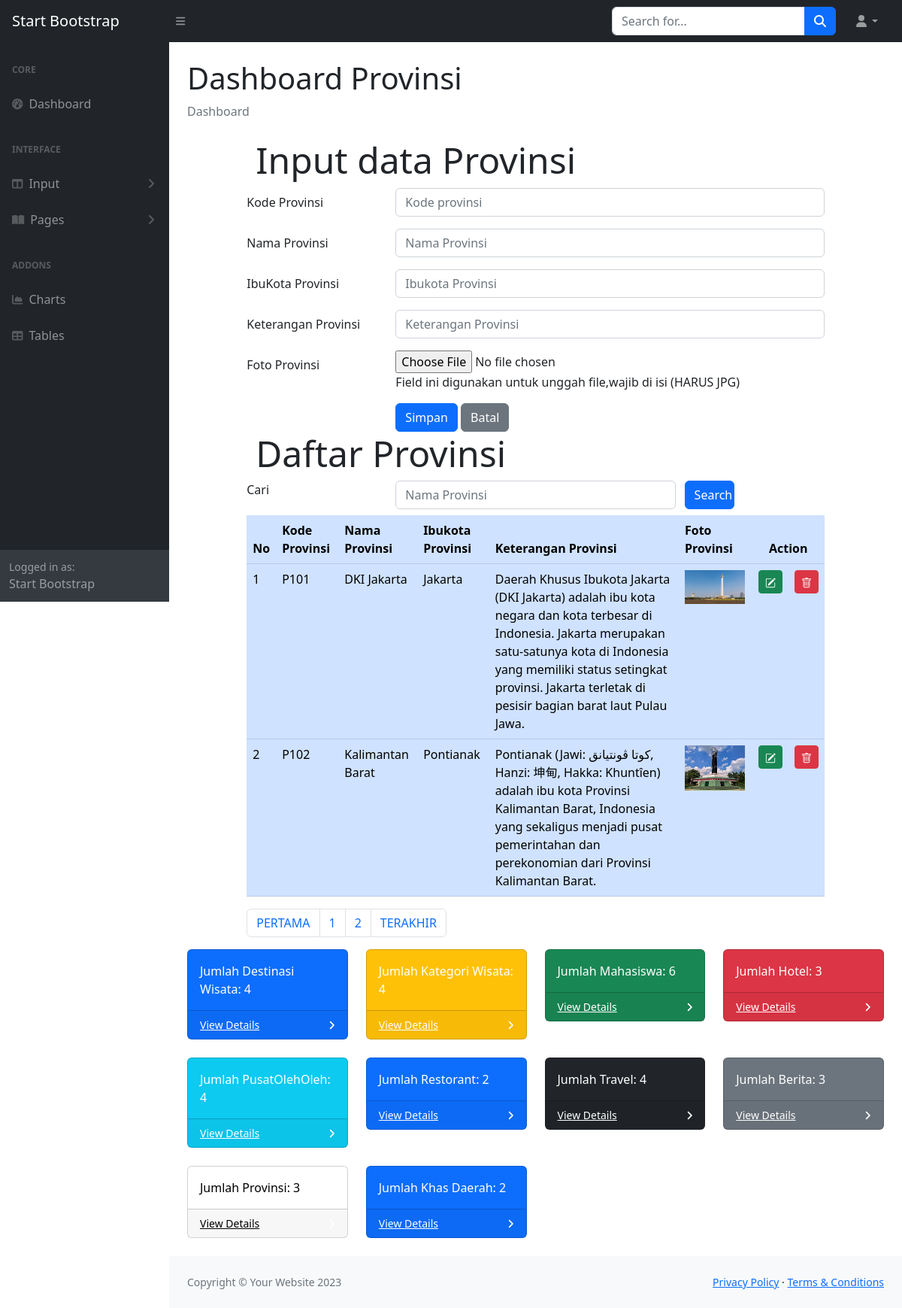
/ADMIN/provinsi.php, run on the app's committed database.
### tables this page shows
CREATE TABLE `provinsi` (
  `provinsiKODE` char(4) NOT NULL,
  `provinsiNAMA` varchar(225) NOT NULL,
  `provinsiIBUKOTA` varchar(225) NOT NULL,
  `provinsiKET` text NOT NULL,
  `provinsiFOTO` char(225) NOT NULL
);

### ADMIN/provinsi.php (the view, shortened to what this page needs)
<!DOCTYPE html>
<html lang="en">
<?php  include "INCLUDE/head.php"?>
    <body class="sb-nav-fixed">
    <?php include "INCLUDE/nav.php";?>
        <div id="layoutSidenav">
         <?php include "INCLUDE/menu.php"?>
            <div id="layoutSidenav_content">
                <main>
                    <div class="container-fluid px-4">
                        <h1 class="mt-4">Dashboard Provinsi</h1>
                        <ol class="breadcrumb mb-4">
                            <li class="breadcrumb-item active">Dashboard</li>
                        </ol>
<?php
	include "include/config.php";
?>
<body>
<div class="row">
<div class="col-sm-1"></div>
<div class="col-sm-10">
	<div class="jumbotron jumbotron-fluid">
		<div class="container">
			<h2 class="display-5">Input data Provinsi</h2>
		</div>
	</div>
	<form method="POST" enctype="multipart/form-data">
		<div class="form-group row">
			<label for="kodeprovinsi" class="col-sm-3 col-form-label mb-sm-3">Kode Provinsi</label>
			<div class="col-sm-9">
				<input type="text" class="form-control" id="kodeprovinsi" name="inputkode" placeholder="Kode provinsi" maxlength="4">
			</div>
		</div>
		<div class="form-group row">
			<label for="namaprovinsi" class="col-sm-3 col-form-label mb-sm-3">Nama Provinsi</label>
			<div class="col-sm-9">
				<input type="text" class="form-control" id="namaprovinsi" name="inputnama" placeholder="Nama Provinsi">
			</div>
		</div>
		<div class="form-group row">
			<label for="ibukotaprovinsi" class="col-sm-3 col-form-label mb-sm-3">IbuKota Provinsi</label>
			<div class="col-sm-9">
            <input type="text" class="form-control" id="ibukotaprovinsi" name="inputibukota" placeholder="Ibukota Provinsi">
			</div>
		</div>
		<div class="form-group row">
			<label for="ketprovinsi" class="col-sm-3 col-form-label mb-sm-3">Keterangan Provinsi</label>
			<div class="col-sm-9">
            <input type="text" class="form-control" id="ketprovinsi" name="inputket" placeholder="Keterangan Provinsi">
			</div>
		</div>
		<div class="form-group row">
			<label for="file" class="col-sm-3 col-form-label">Foto Provinsi</label>
			<div class="col-sm-9">
				<input type="file" id="file" name="file">
				<p class="help-block">Field ini digunakan untuk unggah file,wajib di isi (HARUS JPG)</p>
			</div>
		</div>
		<div class="form-group row">
			<div class="col-sm-3"></div>
			<div class="col-sm-9">
				<input type="submit" name="Simpan" class="btn btn-primary" value="Simpan">
				<input type="submit" name="Batal" class="btn btn-secondary" value="Batal">
			</div>
		</div>
	</form>
</div>
<div class="col-sm-1"></div>
</div>
<div class="row">
	<div class="col-sm-1"></div>
	<div class="col-sm-10">
		<div class="jumbotron jumbotron-fluid">
			<div class="container">
				<h3 class="display-5">Daftar Provinsi</h3>
			</div>
		</div>
		<form method = "POST">
<div class="form-group row mb-2">
<label for = "search" class="col-sm-3">Cari </label>
<div class="col-sm-6">
	  <input type ="text" name="search" class="form-control" id="search"
	  value="<?php if(isset($_POST["search"])) {echo $_POST ["search"];}?>"
	  placeholder="Nama Provinsi">
</div>
	  <input type="submit" name="kirim" class="col-sm-1 btn btn-primary" value="Search">
</div>
</form>
	<table class="table table-hover table-primary">
		<thead class="thead-dark">
			<tr>
				<th>No</th>
				<th>Kode Provinsi</th>
				<th>Nama Provinsi</th>
				<th>Ibukota Provinsi</th>
				<th>Keterangan Provinsi</th>
				<th>Foto Provinsi</th>
				<th colspan="2" style="text-align: center">Action</th>
			</tr>
		</thead>
		<tbody>
<?php
$jumlahtampilan = 2;
$halaman = (isset($_GET['page']))? $_GET['page'] : 1;
$mulaitampilan = ($halaman - 1) * $jumlahtampilan;
			if (isset($_POST["kirim"]))
{
  $search = $_POST ['search'];
  $query =mysqli_query ($connection, "select provinsi. * from provinsi
        where provinsiNAMA like '%".$search."%' limit $mulaitampilan, $jumlahtampilan");
}
else {
  $query =mysqli_query ($connection, "select provinsi. * from provinsi limit $mulaitampilan, $jumlahtampilan");
}
			$nomor = 1;
			while ($row = mysqli_fetch_array($query))
			{ ?>
				<tr>
					<td><?php echo $mulaitampilan + $nomor;?></td>
					<td><?php echo $row['provinsiKODE'];?></td>
					<td><?php echo $row['provinsiNAMA'];?></td>
					<td><?php echo $row['provinsiIBUKOTA'];?></td>
					<td><?php echo $row['provinsiKET'];?></td>
					<td>
						<?php if(is_file("images/".$row['provinsiFOTO']))
						{ ?>
							<img src="images/<?php echo $row['provinsiFOTO']?>" width="80">
						<?php } else
							echo "<img src='images/noimage.png' width='80'>"
						?>
					</td>
					<td width="5px">
						<a href="provinsiedit.php?ubah=<?php echo $row['provinsiKODE']?>" class="btn btn-success btn-sm" title="EDIT">
					</td>
					<td>
						<a href="provinsihapus.php?hapus=<?php echo $row['provinsiKODE']?>" class="btn btn-danger btn-sm" title="DELETE">
					</td>
				</tr>
			<?php $nomor = $nomor + 1;?>
			<?php }	?>
		</tbody>
	</table>
<?php
    $query = mysqli_query($connection, "SELECT * FROM provinsi");
    $jumlahrecord = mysqli_num_rows($query);
    $jumlahpage = ceil($jumlahrecord/$jumlahtampilan);
  ?>
<nav aria-label="Page navigation example">
  <ul class="pagination">
    <li class="page-item"><a class="page-link" href="?page=<?php $nomorhal=1; echo $nomorhal?>">PERTAMA</a></li>
    <?php for($nomorhal=1; $nomorhal<=$jumlahpage; $nomorhal++)
    { ?>
    <li class="page-item">
      <?php
      if($nomorhal!=$halaman)
      { ?>
      <a class="page-link" href="?page=<?php echo $nomorhal?>"><?php echo $nomorhal?></a>
      <?php }
      else { ?>
      <a class="page-link" href="?page=<?php echo $nomorhal?>"><?php echo $nomorhal?></a>
    <?php } ?>
    </li>
    <?php } ?>
    <li class="page-item"><a class="page-link" href="?page=<?php echo $nomorhal-1?>">TERAKHIR</a></li>
  </ul>
</nav>
	</div>
	<div class="col-sm-1"></div>
</div>
</body>
    <?php include "INCLUDE/board.php";?>
                    </div>
                </main>
                <?php include "INCLUDE/footer.php";?>
            </div>
        </div>
    </html>

### data on the page
provinsi: nomor "1", provinsiKODE "P101", provinsiNAMA "DKI Jakarta", provinsiIBUKOTA "Jakarta", provinsiKET "Daerah Khusus Ibukota Jakarta (DKI Jakarta) adalah ibu kota negara dan kota terbesar di Indonesia. Jakarta merupakan satu-satunya kota di Indonesia yang memiliki status setingkat provinsi. Jakarta terletak di pesisir bagian barat laut Pulau Jawa.", provinsiFOTO (picture)
provinsi: nomor "2", provinsiKODE "P102", provinsiNAMA "Kalimantan Barat", provinsiIBUKOTA "Pontianak", provinsiKET "Pontianak (Jawi: كوتا ڤونتيانق, Hanzi: 坤甸, Hakka: Khuntîen) adalah ibu kota Provinsi Kalimantan Barat, Indonesia yang sekaligus menjadi pusat pemerintahan dan perekonomian dari Provinsi Kalimantan Barat.", provinsiFOTO (picture)

### other printed values
$jumlahdestinasi "4"
$jumlahwisata "4"
$jumlahmahasiswa "6"
$jumlahhotel "3"
$jumlaholeholeh "4"
$jumlahrestorant "2"
$jumlahtravel "4"
$jumlahberita "3"
$jumlahprovinsi "3"
$jumlahmasakan "2"
